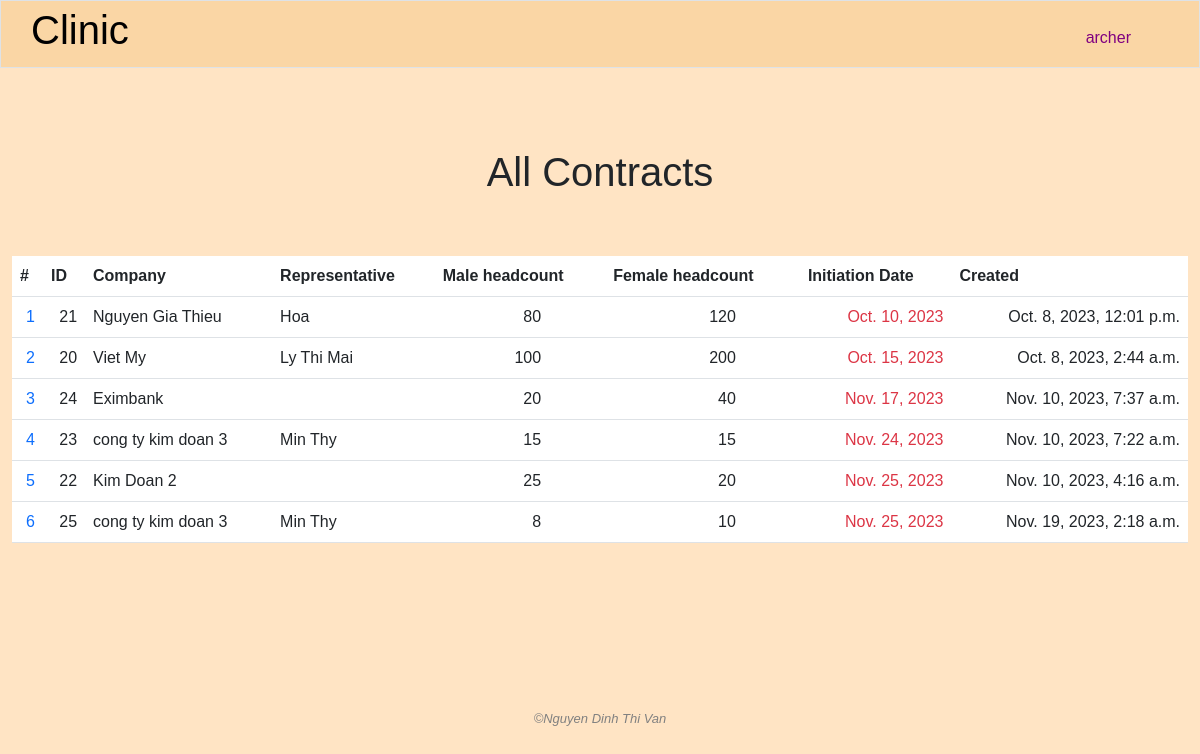
The app's page /all_contracts (signed in), older data.
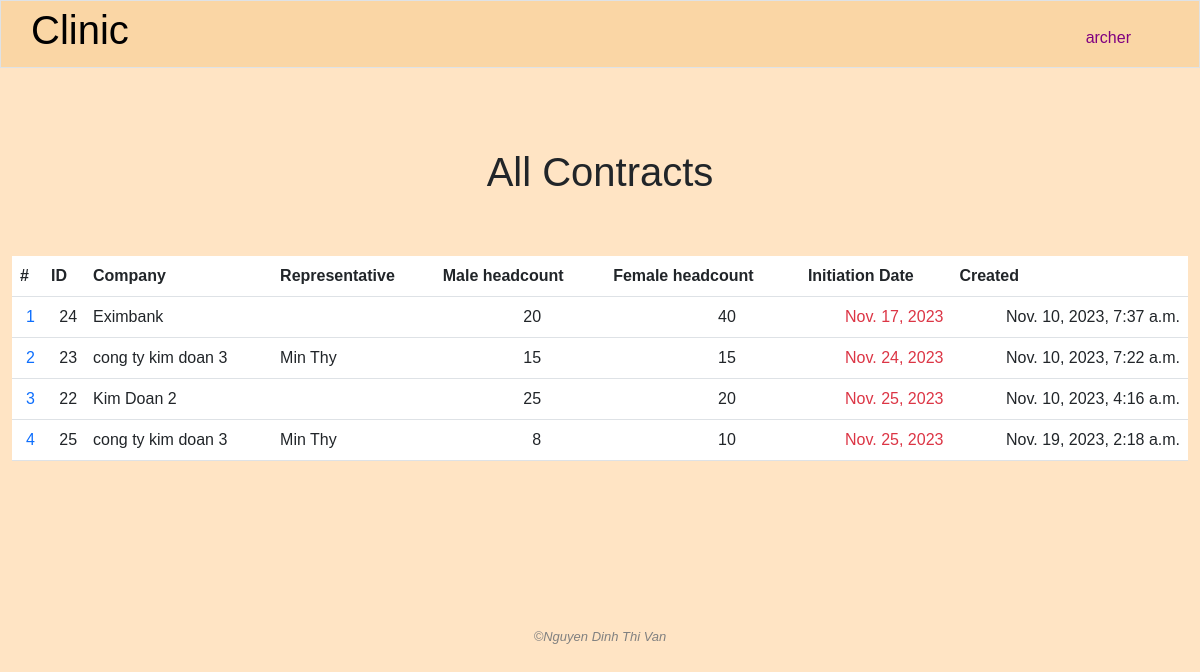
The same page, newer data.
### clinic/models.py (models this page shows, shortened)
class User(AbstractUser):
    class Level(models.IntegerChoices):
        LOW = 1
        MIDDLE = 2
        TOP = 3
    management_right_level = models.IntegerField(choices=Level.choices, blank=True, null=True)

class Contract(models.Model):
    client = models.ForeignKey(Company, on_delete=models.CASCADE, related_name='contracts')
    services = models.ManyToManyField(Service, related_name='contracts')
    male_headcount = models.IntegerField()
    female_headcount = models.IntegerField()
    total_value = models.IntegerField(blank=True, null=True)
    discount = models.DecimalField(max_digits=5, decimal_places=2, default=0.00)
    revenue = models.IntegerField(blank=True, null=True)
    initiation_date = models.DateField(blank=True, null=True)
    created = models.DateTimeField(auto_now_add=True)
    created_by = models.ForeignKey(User, on_delete=models.SET_NULL, blank=True, null=True, related_name='contracts_added')
    modified_by = models.ForeignKey(User, on_delete=models.SET_NULL, blank=True, null=True, related_name='contracts_modified')
    pdf_file = models.FileField(upload_to='uploaded_files/', blank=True, null=True)
    archived = models.BooleanField(default=False)
    archived_date = models.DateTimeField(blank=True, null=True)
    archived_by = models.ForeignKey(User, on_delete=models.SET_NULL, blank=True, null=True, related_name="archived_contracts")

class Company(models.Model):
    name = models.CharField(max_length=255)
    industry = models.CharField(max_length=255)
    address = models.TextField()
    email = models.CharField(max_length=255, blank=True, null=True)
    phone = models.CharField(max_length=255, blank=True, null=True)
    representative = models.ForeignKey('People', on_delete=models.SET_NULL, blank=True, null=True, related_name="companies")
    male_headcount = models.IntegerField()
    female_headcount = models.IntegerField()
    created_by = models.ForeignKey(User, on_delete=models.SET_NULL, blank=True, null=True, related_name="add_companies")
    modified_by = models.ForeignKey(User, on_delete=models.SET_NULL, blank=True, null=True, related_name="modified_companies")

class People(models.Model):
    name = models.CharField(max_length=255)
    company = models.ManyToManyField(Company,related_name="contact")
    position = models.TextField(blank=True)
    address = models.TextField(blank=True, null=True)
    email = models.CharField(max_length=255)
    phone = models.CharField(max_length=255)
    note = models.TextField(blank=True)
    created_by = models.ForeignKey(User, on_delete=models.SET_NULL, blank=True, null=True, related_name='add_people')
    modified_by = models.ForeignKey(User, on_delete=models.SET_NULL, blank=True, null=True, related_name='modified_person')

### clinic/views.py (the view)
# urls.py: path('all_contracts', views.all_contracts, name="all_contracts"),
@login_required
def all_contracts(request):
    if "read_contract_info" not in user_right(request.user.management_right_level):
        request.session['nay_message'] = 'You do not have the right to access this information'
        return HttpResponseRedirect(reverse('index'))
    contracts = Contract.objects.filter(archived=False).order_by('initiation_date')
    today = date.today()
    for contract in contracts:
        if days_between(str(today), str(contract.initiation_date)) <= 10:
            contract.in_within_10_days = True
        else:
            contract.in_within_10_days = False
    yay_message = request.session.get('yay_message', '')
    nay_message = request.session.get('nay_message', '')
    request.session['yay_message'] = ''
    request.session['nay_message'] = ''
    return render(request, "clinic/contracts.html", {
        "contracts": contracts,
        "today": today,
        "yay_message": yay_message,
        "nay_message": nay_message
    })

### clinic/helpers.py (called while the page is built)
def days_between(d1, d2):
    d1 = datetime.strptime(d1, '%Y-%m-%d')
    d2 = datetime.strptime(d2, '%Y-%m-%d')
    return (d2 - d1).days

### clinic/templates/clinic/contracts.html (shortened to what this page needs)
{% extends "clinic/layout.html" %}
{% load static %}
{% block main %}
    <h1 class="text-center page-title">All Contracts</h1>
    <div class="container-fluid">
        <table class="table table-hover">
            <thead>
                <tr>
                    <th>
                        #
                    </th>
                    <th class="hide-for-mobile">
                        ID
                    </th>
                    <th>
                        Company
                    </th>
                    <th class="hide-for-mobile">
                        Representative
                    </th>
                    <th>
                        Male headcount
                    </th>
                    <th>
                        Female headcount
                    </th>
                    <th>
                        Initiation Date
                    </th>
                    <th class="hide-for-mobile">
                        Created
                    </th>
                </tr>
            </thead>
            <tbody>
                {% for contract in contracts %}
                    <tr>
                        <td class="text-end">
                            <a class="no-underline" href="{% url 'contract_detail' contract_id=contract.id %}">
                                {{ forloop.counter }}
                            </a>
                        </td>
                        <td class="text-end hide-for-mobile">{{ contract.id }}</td>
                        <td>{{ contract.client.name }}</td>
                        <td class="hide-for-mobile">{{ contract.client.representative.name }}</td>
                        <td class="text-end" style="padding-right: 4em;">{{ contract.male_headcount }}</td>
                        <td class="text-end" style="padding-right: 4em;">{{ contract.female_headcount }}</td>
                        <td class="text-end {% if contract.in_within_10_days %} text-danger {% endif %}">{{ contract.initiation_date }}</td>
                        <td class="text-end hide-for-mobile">{{ contract.created }}</td>
                    </tr>
                {% endfor %}
            </tbody>
        </table>
    </div>
{% endblock %}

### clinic/templates/clinic/layout.html (shortened to what this page needs)
{% load static %}
<!DOCTYPE html>
<html lang="en">
    <head>
        <link rel="stylesheet" href="https://cdnjs.cloudflare.com/ajax/libs/font-awesome/4.7.0/css/font-awesome.min.css">
        <link rel="stylesheet" href="{% static 'clinic/bootstrap.css' %}">
        <link rel="stylesheet" href="{% static 'clinic/styles.css' %}">
    </head>
    <body>
        {% if user.is_authenticated %}
            <nav class="navbar navbar-expand-lg navbar-custom border" id="pc-nav">
                <a class="navbar-brand" href="{% url 'index' %}"><span><h1>Clinic</h1></span></a>
                <div class="collapse navbar-collapse" id="navbar">
                    <ul class="navbar-nav ms-auto mt-2">
                        <li class="nav-item">
                            <div class="dropdown">
                                <button class="nav-link active" style="color: purple;" type="button" id="dropdownMenuButton2" data-bs-toggle="dropdown" aria-expanded="false">
                                    {{ user.username }}
                                </button>
                            </div>
                        </li>
                    </ul>
                </div>
            </nav>
        {% endif %}
        <main>{% block main %}{% endblock %}</main>
        <footer class="text-center">
            &#169;Nguyen Dinh Thi Van
        </footer>
    </body>
</html>

### clinic/static/clinic/styles.css (style rules this page uses)
body { font-family: sans-serif; }
body { color: auto; background-color: bisque; }
main { min-height: 40vh; }
footer { margin-top: 150px; font-family: sans-serif; font-size: 13px; font-style: italic; color: grey; }
.navbar-custom { padding: 0 60px 0 30px; background: #FAD6A5; margin-bottom: 30px; }
.page-title { margin-bottom: 1.5em; }
.container-fluid { display: flex; justify-content: center; align-items: center; }
td { padding: .5em; color: orange; }
.no-underline { text-decoration: none; }

Row changes from the older to the newer data that the page shows:
no longer on this page (row edited): Contract: id "21", client.name "Nguyen Gia Thieu", client.representative.name "Hoa", male_headcount "80", female_headcount "120", initiation_date "Oct. 10, 2023", created "Oct. 8, 2023, 12:01 p.m."
no longer on this page (row edited): Contract: id "20", client.name "Viet My", client.representative.name "Ly Thi Mai", male_headcount "100", female_headcount "200", initiation_date "Oct. 15, 2023", created "Oct. 8, 2023, 2:44 a.m."
